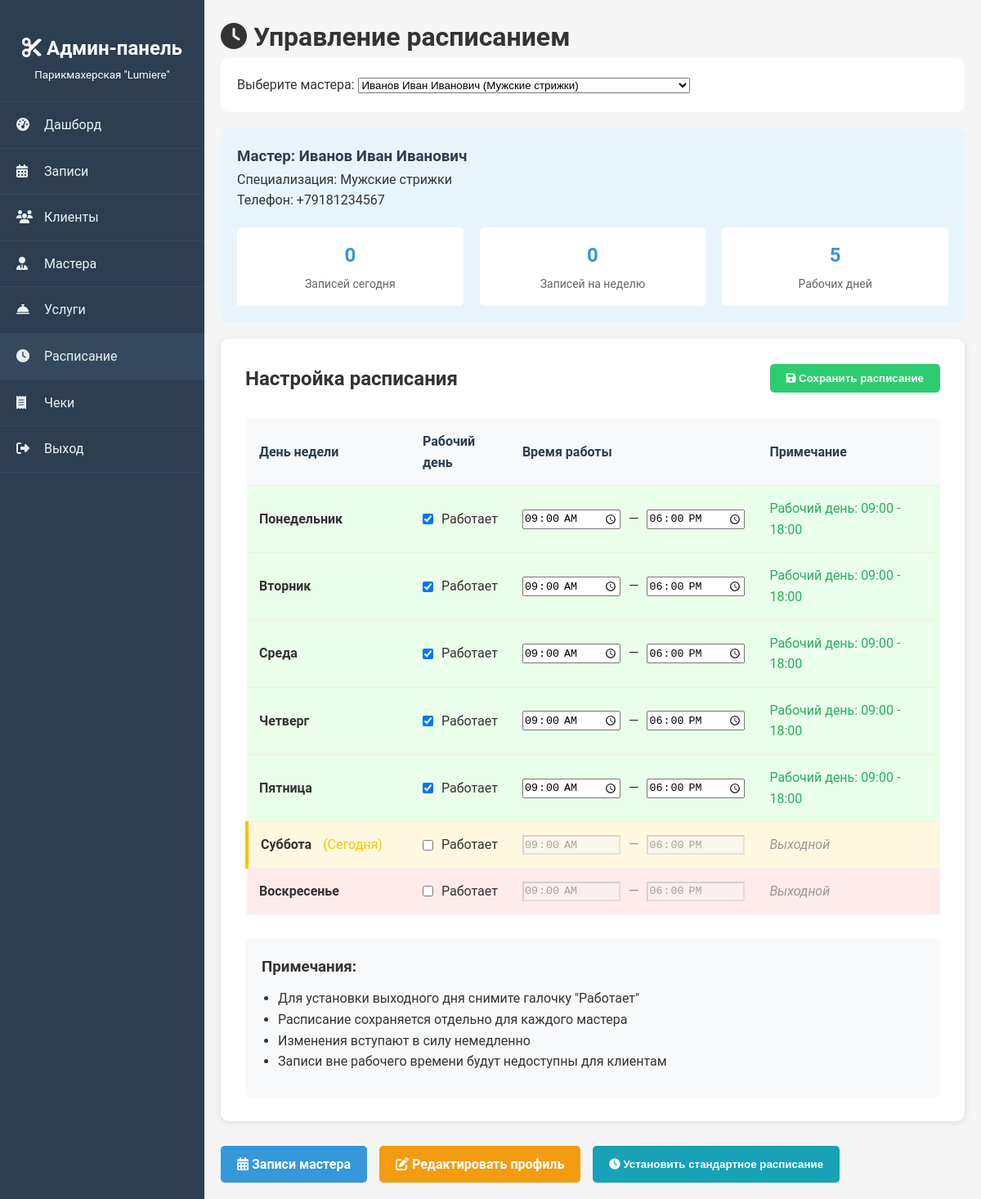
The page /admin/schedule.php?master_id=1 (signed in) on the database its author committed.
### tables this page shows
CREATE TABLE IF NOT EXISTS masters (
    id INT PRIMARY KEY AUTO_INCREMENT,
    full_name VARCHAR(100) NOT NULL,
    phone VARCHAR(20) NOT NULL,
    specialization VARCHAR(100),
    is_active BOOLEAN DEFAULT TRUE,
    hourly_rate DECIMAL(10, 2),
    created_at TIMESTAMP DEFAULT CURRENT_TIMESTAMP,
    updated_at TIMESTAMP DEFAULT CURRENT_TIMESTAMP ON UPDATE CURRENT_TIMESTAMP,
    INDEX idx_phone (phone),
    INDEX idx_active (is_active)
);

CREATE TABLE IF NOT EXISTS work_schedule (
    id INT PRIMARY KEY AUTO_INCREMENT,
    master_id INT NOT NULL,
    day_of_week TINYINT NOT NULL CHECK (day_of_week BETWEEN 1 AND 7),  
    start_time TIME NOT NULL,
    end_time TIME NOT NULL,
    is_working_day BOOLEAN DEFAULT TRUE,
    FOREIGN KEY (master_id) REFERENCES masters(id) ON DELETE CASCADE,
    INDEX idx_master_day (master_id, day_of_week),
    INDEX idx_working_days (is_working_day),
    CONSTRAINT chk_time CHECK (start_time < end_time)
);

### admin/schedule.php (the view, shortened to what this page needs)
<?php
require_once '../config/database.php';
$master_id = isset($_GET['master_id']) ? intval($_GET['master_id']) : null;
try {
    $masters = $db->query("SELECT * FROM masters WHERE is_active = TRUE ORDER BY full_name")->fetchAll();
} catch (Exception $e) {
    die("Ошибка загрузки списка мастеров: " . $e->getMessage());
}
$schedule = [];
$current_master = null;
if ($master_id) {
    try {
        $stmt = $db->prepare("SELECT * FROM masters WHERE id = ?");
        $stmt->execute([$master_id]);
        $current_master = $stmt->fetch();
        if ($current_master) {
            $stmt = $db->prepare("SELECT * FROM work_schedule WHERE master_id = ? ORDER BY day_of_week");
            $stmt->execute([$master_id]);
            $schedule_data = $stmt->fetchAll();
            foreach ($schedule_data as $day) {
                $schedule[$day['day_of_week']] = $day;
            }
        }
    } catch (Exception $e) {
        $message = "Ошибка загрузки расписания: " . $e->getMessage();
    }
}
$days_of_week = [
    1 => 'Понедельник',
    2 => 'Вторник',
    3 => 'Среда',
    4 => 'Четверг',
    5 => 'Пятница',
    6 => 'Суббота',
    7 => 'Воскресенье'
];
?>
<!DOCTYPE html>
<html lang="ru">
<head>
    <link rel="stylesheet" href="../assets/css/style.css">
    <link rel="stylesheet" href="https://cdnjs.cloudflare.com/ajax/libs/font-awesome/6.4.0/css/all.min.css">
</head>
<body>
    <div class="admin-container">
        <div class="admin-sidebar">
            <div class="admin-logo">
                <h2><i class="fas fa-cut"></i> Админ-панель</h2>
                <small>Парикмахерская "Lumiere"</small>
            </div>
            <ul class="admin-menu">
                <li><a href="dashboard.php"><i class="fas fa-tachometer-alt"></i> Дашборд</a></li>
                <li><a href="appointments.php"><i class="fas fa-calendar-alt"></i> Записи</a></li>
                <li><a href="clients.php"><i class="fas fa-users"></i> Клиенты</a></li>
                <li><a href="masters.php"><i class="fas fa-user-tie"></i> Мастера</a></li>
                <li><a href="services.php"><i class="fas fa-concierge-bell"></i> Услуги</a></li>
                <li><a href="schedule.php" class="active"><i class="fas fa-clock"></i> Расписание</a></li>
                <li><a href="receipts.php"><i class="fas fa-receipt"></i> Чеки</a></li>
                <li><a href="logout.php"><i class="fas fa-sign-out-alt"></i> Выход</a></li>
            </ul>
        </div>
        <div class="admin-content">
            <h1><i class="fas fa-clock"></i> Управление расписанием</h1>
            <div style="background: white; padding: 20px; border-radius: 10px; margin-bottom: 20px;">
                <form method="GET">
                    <div>
                        <label for="master_id">Выберите мастера:</label>
                        <select id="master_id" name="master_id" onchange="this.form.submit()" required>
                            <?php foreach ($masters as $master): ?>
                                <option value="<?php echo $master['id']; ?>"
                                        <?php echo ($master_id == $master['id']) ? 'selected' : ''; ?>>
                                    <?php echo htmlspecialchars($master['full_name']); ?>
                                    (<?php echo htmlspecialchars($master['specialization']); ?>)
                                </option>
                            <?php endforeach; ?>
                        </select>
                    </div>
                </form>
            </div>
            <?php if ($current_master): ?>
                <div class="master-info">
                    <h3>Мастер: <?php echo htmlspecialchars($current_master['full_name']); ?></h3>
                    <p>Специализация: <?php echo htmlspecialchars($current_master['specialization']); ?></p>
                    <p>Телефон: <?php echo htmlspecialchars($current_master['phone']); ?></p>
                    <?php
                    $today = date('N');
                    try {
                        $stmt = $db->prepare("
                            SELECT COUNT(*) as count
                            FROM appointments
                            WHERE master_id = ?
                            AND appointment_date = CURDATE()
                            AND status = 'scheduled'
                        ");
                        $stmt->execute([$master_id]);
                        $today_appointments = $stmt->fetch()['count'];
                        $stmt = $db->prepare("
                            SELECT COUNT(*) as count
                            FROM appointments
                            WHERE master_id = ?
                            AND appointment_date BETWEEN CURDATE() AND DATE_ADD(CURDATE(), INTERVAL 7 DAY)
                            AND status = 'scheduled'
                        ");
                        $stmt->execute([$master_id]);
                        $week_appointments = $stmt->fetch()['count'];
                    } catch (Exception $e) {
                        $today_appointments = 0;
                        $week_appointments = 0;
                    }
                    ?>
                    <div class="master-stats">
                        <div class="stat-card">
                            <div class="stat-value"><?php echo $today_appointments; ?></div>
                            <div class="stat-label">Записей сегодня</div>
                        </div>
                        <div class="stat-card">
                            <div class="stat-value"><?php echo $week_appointments; ?></div>
                            <div class="stat-label">Записей на неделю</div>
                        </div>
                        <div class="stat-card">
                            <div class="stat-value">
                                <?php
                                $working_days = 0;
                                foreach ($schedule as $day) {
                                    if ($day['is_working_day'] == 1) {
                                        $working_days++;
                                    }
                                }
                                echo $working_days;
                                ?>
                            </div>
                            <div class="stat-label">Рабочих дней</div>
                        </div>
                    </div>
                </div>
                <form method="POST">
                    <div class="schedule-container">
                        <div class="schedule-header">
                            <h2>Настройка расписания</h2>
                            <button type="submit" class="btn btn-success">
                                <i class="fas fa-save"></i> Сохранить расписание
                            </button>
                        </div>
                        <table class="schedule-table">
                            <thead>
                                <tr>
                                    <th width="200">День недели</th>
                                    <th width="100">Рабочий день</th>
                                    <th width="300">Время работы</th>
                                    <th>Примечание</th>
                                </tr>
                            </thead>
                            <tbody>
                                <?php for ($day = 1; $day <= 7; $day++):
                                    $day_data = $schedule[$day] ?? [
                                        'day_of_week' => $day,
                                        'is_working_day' => 0,
                                        'start_time' => '09:00',
                                        'end_time' => '18:00'
                                    ];
                                    $is_today = ($day == $today);
                                    $is_working = $day_data['is_working_day'] == 1;
                                ?>
                                <tr class="<?php echo $is_today ? 'today' : ''; ?> <?php echo $is_working ? 'working-day' : 'day-off'; ?>">
                                    <td>
                                        <strong><?php echo $days_of_week[$day]; ?></strong>
                                        <?php if ($is_today): ?>
                                            <span style="color: #ffc107; margin-left: 10px;">(Сегодня)</span>
                                        <?php endif; ?>
                                    </td>
                                    <td>
                                        <div class="checkbox-container">
                                            <input type="checkbox"
                                                   id="work_day_<?php echo $day; ?>"
                                                   name="work_days_check[]"
                                                   value="<?php echo $day; ?>"
                                                   <?php echo $is_working ? 'checked' : ''; ?>
                                                   onchange="toggleTimeInputs(<?php echo $day; ?>)">
                                            <label for="work_day_<?php echo $day; ?>">Работает</label>
                                        </div>
                                    </td>
                                    <td>
                                        <div class="time-inputs <?php echo !$is_working ? 'disabled' : ''; ?>" id="time_inputs_<?php echo $day; ?>">
                                            <input type="time"
                                                   name="start_times[<?php echo $day; ?>]"
                                                   value="<?php echo $is_working ? substr($day_data['start_time'], 0, 5) : '09:00'; ?>"
                                                   <?php echo !$is_working ? 'disabled' : ''; ?>>
                                            <span>—</span>
                                            <input type="time"
                                                   name="end_times[<?php echo $day; ?>]"
                                                   value="<?php echo $is_working ? substr($day_data['end_time'], 0, 5) : '18:00'; ?>"
                                                   <?php echo !$is_working ? 'disabled' : ''; ?>>
                                        </div>
                                    </td>
                                    <td>
                                        <?php if ($is_working): ?>
                                            <span style="color: #27ae60;">
                                                Рабочий день: <?php echo substr($day_data['start_time'], 0, 5); ?> - <?php echo substr($day_data['end_time'], 0, 5); ?>
                                            </span>
                                        <?php else: ?>
                                            <span class="non-working-day">Выходной</span>
                                        <?php endif; ?>
                                    </td>
                                </tr>
                                <?php endfor; ?>
                            </tbody>
                        </table>
                        <div style="margin-top: 30px; padding: 20px; background: #f8f9fa; border-radius: 5px;">
                            <h3>Примечания:</h3>
                            <ul style="margin: 10px 0; padding-left: 20px;">
                                <li>Для установки выходного дня снимите галочку "Работает"</li>
                                <li>Расписание сохраняется отдельно для каждого мастера</li>
                                <li>Изменения вступают в силу немедленно</li>
                                <li>Записи вне рабочего времени будут недоступны для клиентам</li>
                            </ul>
                        </div>
                    </div>
                </form>
                <div style="margin-top: 30px; display: flex; gap: 15px; flex-wrap: wrap;">
                    <a href="appointments.php?master_id=<?php echo $master_id; ?>" class="btn btn-primary">
                        <i class="fas fa-calendar-alt"></i> Записи мастера
                    </a>
                    <a href="masters.php?edit=<?php echo $master_id; ?>" class="btn btn-warning">
                        <i class="fas fa-edit"></i> Редактировать профиль
                    </a>
                    <button type="button" onclick="setStandardSchedule()" class="btn btn-info">
                        <i class="fas fa-clock"></i> Установить стандартное расписание
                    </button>
                </div>
            <?php endif; ?>
        </div>
    </div>
</body>
</html>

### rows shown on the page
masters: full_name "Иванов Иван Иванович", specialization "Мужские стрижки", phone "+79181234567"
work_schedule: day "Понедельник", is_working_day "☑", start_time "09:00", end_time "18:00"
work_schedule: day "Вторник", is_working_day "☑", start_time "09:00", end_time "18:00"
work_schedule: day "Среда", is_working_day "☑", start_time "09:00", end_time "18:00"
work_schedule: day "Четверг", is_working_day "☑", start_time "09:00", end_time "18:00"
work_schedule: day "Пятница", is_working_day "☑", start_time "09:00", end_time "18:00"

### other values the page prints
$today_appointments "0"
$week_appointments "0"
$working_days "5"
$days_of_week[$day] "Суббота"
$days_of_week[$day] "Воскресенье"
form field master_id "Иванов Иван Иванович (Мужские стрижки)"
